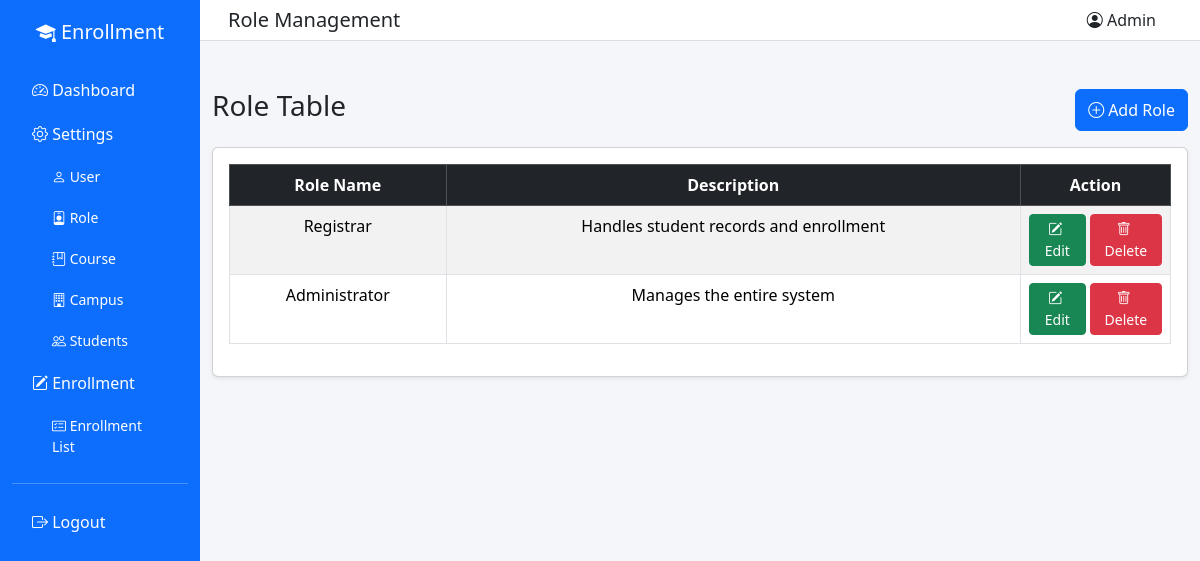
/frontend/role.php (signed in), run on the app's committed database.
### tables this page shows
CREATE TABLE `role` (
  `roleID` int(11) NOT NULL AUTO_INCREMENT,
  `roleName` varchar(80) NOT NULL,
  `roleDesc` varchar(255) NOT NULL,
  `dateCreated` timestamp NOT NULL DEFAULT current_timestamp(),
  `dateDeleted` date DEFAULT NULL,
  PRIMARY KEY (`roleID`),
  UNIQUE KEY `uq_role_roleName` (`roleName`)
);

### frontend/role.php (the view, shortened to what this page needs)
<?php
require_once '../backend/database.php';
?>
<!DOCTYPE html>
<html lang="en">
<head>
<link href="https://cdn.jsdelivr.net/npm/bootstrap@5.3.2/dist/css/bootstrap.min.css" rel="stylesheet">
<link rel="stylesheet" href="https://cdn.jsdelivr.net/npm/bootstrap-icons@1.11.1/font/bootstrap-icons.css">
</head>
<body>
<div class="container-fluid">
<div class="row">
<?php include "nav.php"; ?>
<div class="col-md-10 p-0">
<nav class="navbar navbar-expand-lg topbar px-3">
<div class="container-fluid">
<h5 class="mb-0">Role Management</h5>
<div class="ms-auto"><span class="me-3"><i class="bi bi-person-circle"></i> Admin</span></div>
</div>
</nav>
<div class="container mt-5">
<div class="d-flex justify-content-between mb-3">
<h3>Role Table</h3>
<button class="btn btn-primary" data-bs-toggle="modal" data-bs-target="#addRoleModal"><i class="bi bi-plus-circle me-1"></i>Add Role</button>
</div>
<div class="card shadow-sm">
<div class="card-body">
<table class="table table-bordered table-striped text-center">
<thead class="table-dark">
<tr>
<th>Role Name</th>
<th>Description</th>
<th width="150">Action</th>
</tr>
</thead>
<tbody>
<?php
$result = mysqli_query($conn, "SELECT * FROM role WHERE dateDeleted IS NULL ORDER BY roleID DESC");
while ($row = mysqli_fetch_assoc($result)) {
    echo "<tr>";
    echo "<td>" . $row['roleName'] . "</td>";
    echo "<td>" . $row['roleDesc'] . "</td>";
    echo '<td>
        <div class="d-inline-flex gap-1">
            <button class="btn btn-sm btn-success" data-bs-toggle="modal" data-bs-target="#editRoleModal' . $row['roleID'] . '"><i class="bi bi-pencil-square me-1"></i>Edit</button>
            <button class="btn btn-sm btn-danger" data-bs-toggle="modal" data-bs-target="#deleteRoleModal' . $row['roleID'] . '"><i class="bi bi-trash me-1"></i>Delete</button>
        </div>
    </td>';
    echo "</tr>";
}
?>
</tbody>
</table>
</div>
</div>
</div>
</div>
</div>
</div>
</body>
</html>

### frontend/role.php (style rules this page uses)
body { background:#f5f6fa; }
.topbar { background:white;border-bottom:1px solid #ddd; }

### data on the page
role: roleName "Registrar", roleDesc "Handles student records and enrollment"
role: roleName "Administrator", roleDesc "Manages the entire system"
